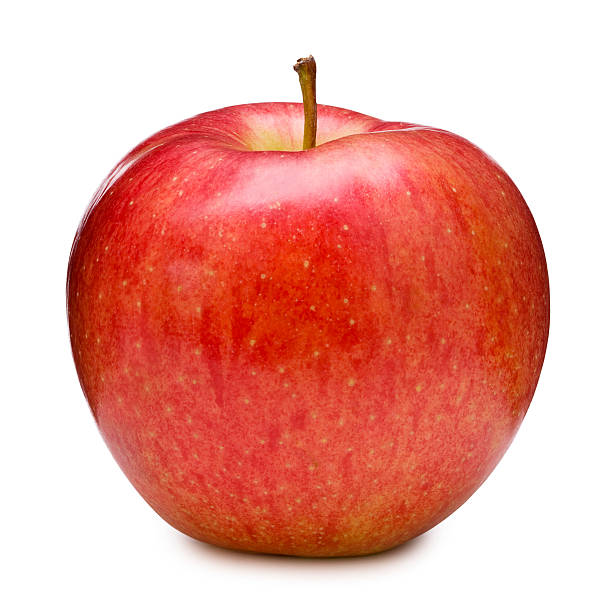
#> input picture apple.jpg, 612 x 612 px
$ python histogram.py
#> lines starting #> are read from the running program, lines starting #| are printed output that depends on the picture
from PIL import Image
import matplotlib.pyplot as plt
import cv2
import numpy as np

img = cv2.imread('apple.jpg',0)
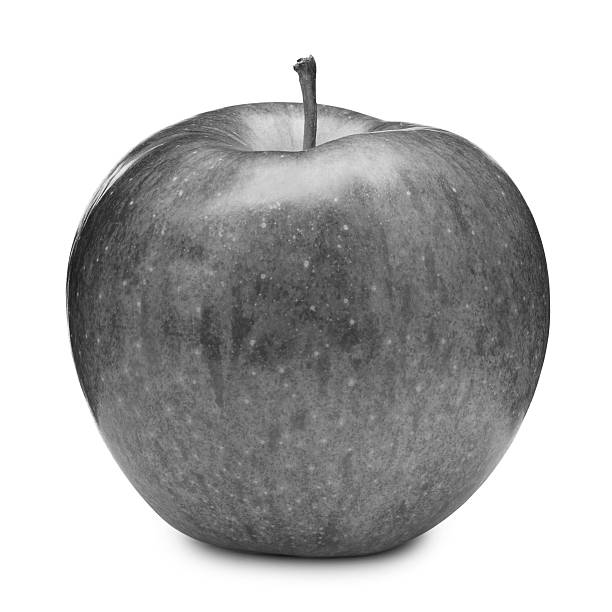
#> img: shape (612, 612); min 9, max 255, mean 186

#Initialize intensity values with 256 zeroes
intensity_count = [0] * 256

height,width = img.shape[:2]
#> height = 612; width = 612
N = height * width
#> N = 374544

	#Array for new_image
high_contrast = np.zeros(img.shape)

for i in range(0,height):
    		for j in range(0,width):
        			intensity_count[img[i][j]] += 1     #Find pixels count for each intensity

L = 256

intensity_count,total_values_used = np.histogram(img.flatten(),L,[0,L])
#> total_values_used = 257 values from 0 to 256
pdf_list = np.ceil(intensity_count*(L-1)/img.size)                    #Calculate PDF
#> pdf_list = 256 values, max 124 at index 255, min 0 at index 0, mean 1.68
cdf_list = pdf_list.cumsum()                                            	#Calculate CDF
#> cdf_list = 256 values from 0 to 429


for y in range(0, height):
    		for x in range(0, width):
			#Apply the new intensities in our new image
        			high_contrast[y,x] = cdf_list[img[y,x]]
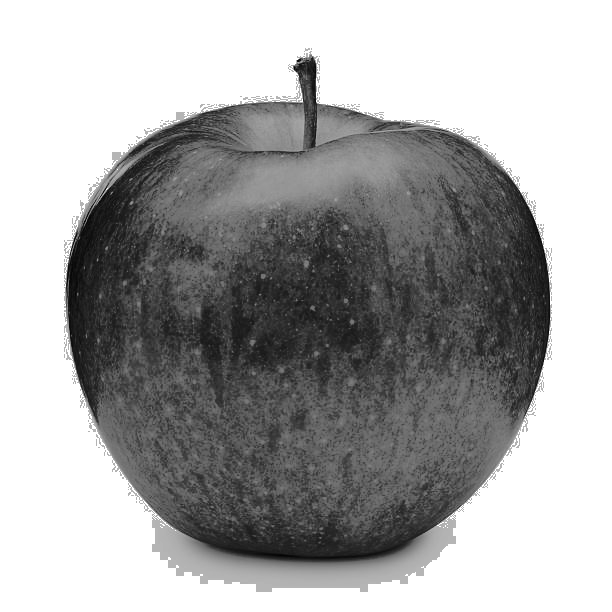
#> high_contrast: shape (612, 612) float64; min 1, max 429, mean 282.6; drawn with min black and max white


#PLOT THE HISTOGRAMS
cv2.imwrite('high_contrast.png', high_contrast)
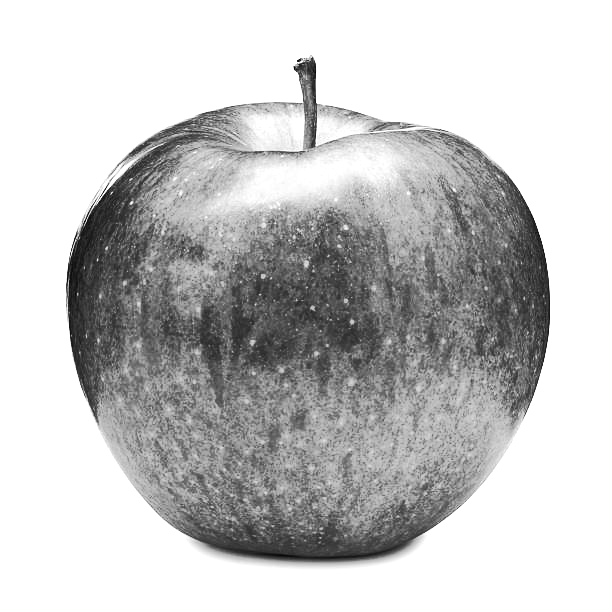
#> saved as high_contrast.png: shape (612, 612); min 1, max 255, mean 196.9

plt.hist(img.ravel(),256,[0,256])
plt.xlabel('Intensity Values')
plt.ylabel('Pixel Count')
plt.show()
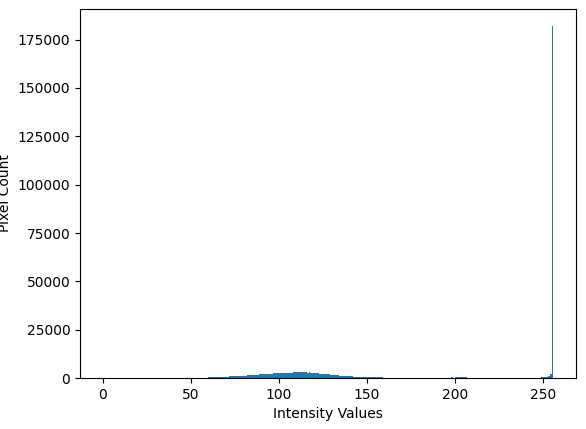
#> figure drawn by matplotlib, 1 panel; tallest bar 181934 high, from x = 255 to 256

plt.hist(high_contrast.ravel(),256,[0,256])
plt.xlabel('Intensity Values')
plt.ylabel('Pixel Count')
plt.show()
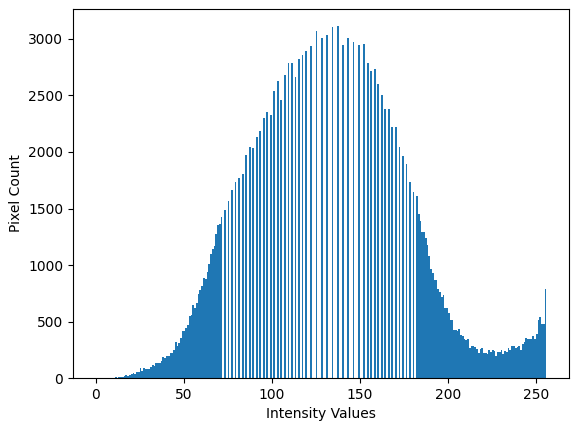
#> figure drawn by matplotlib, 1 panel; tallest bar 3112 high, from x = 137 to 138
